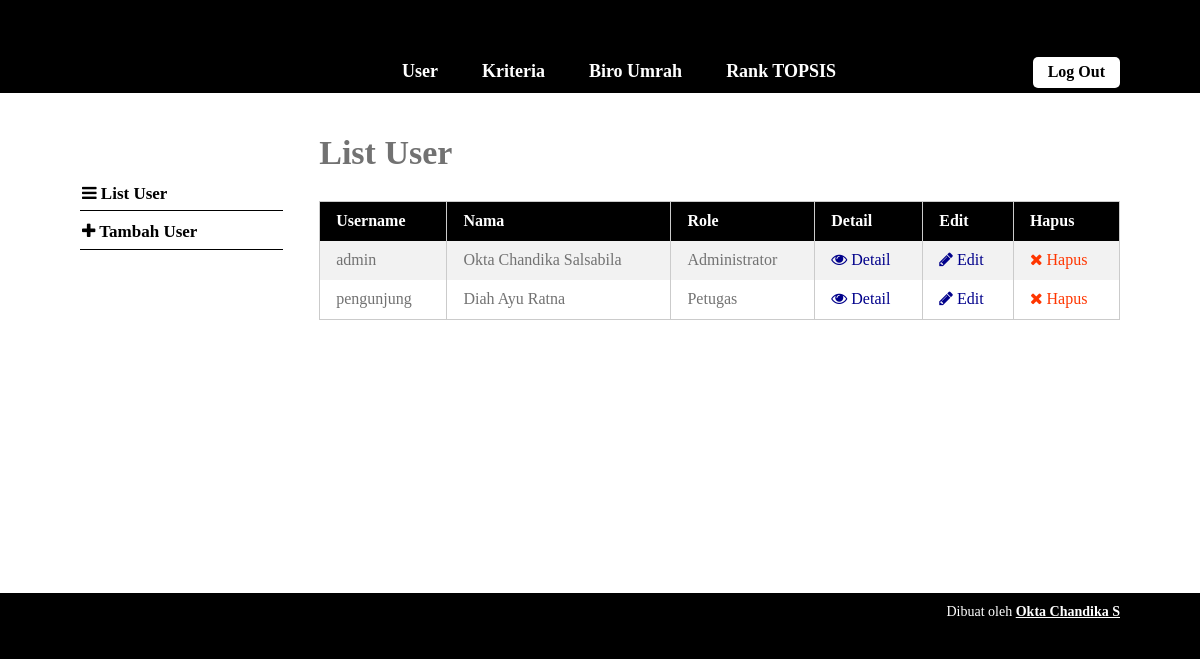
Before: /list-user.php (signed in) with the older database file.
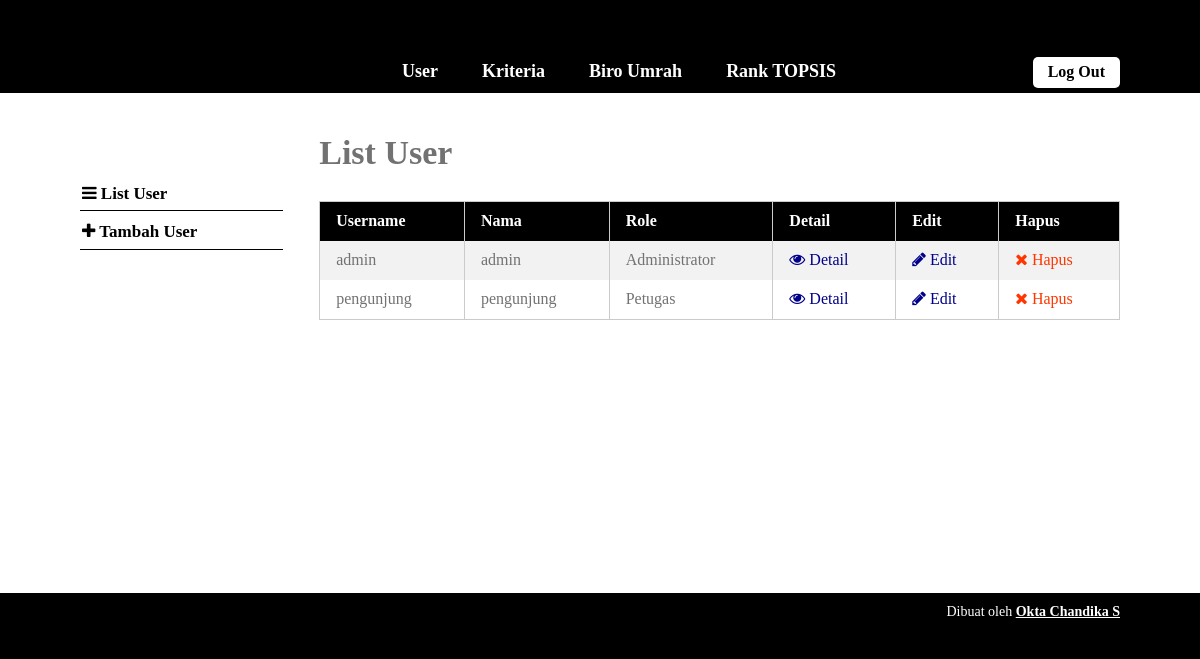
After: the same page with the newer database file.
### tables this page shows
CREATE TABLE `user` (
  `id_user` int(5) NOT NULL,
  `username` varchar(16) NOT NULL,
  `password` varchar(50) NOT NULL,
  `nama` varchar(70) NOT NULL,
  `email` varchar(50) DEFAULT NULL,
  `alamat` varchar(100) DEFAULT NULL,
  `role` char(1) NOT NULL
);

### includes/functions.php (called while the page is built, shortened)
<?php
function get_role() {
	if(isset($_SESSION['user_id']) && isset($_SESSION['role'])) {
		if($_SESSION['role'] == '1') {
			return 'admin';
		}
		else {
			return 'pengunjung';
		}
	} else {
		return false;
	}
}

### list-user.php (the view, shortened to what this page needs)
<?php require_once('includes/init.php'); ?>
<?php
require_once('template-parts/header.php');
?>
<div class="main-content-row">
<div class="container clearfix">
<?php
include_once('template-parts/sidebar-user.php');
?>
<div class="main-content the-content">
	<h1>List User</h1>
	<?php
		$query = $pdo->prepare('SELECT id_user, username, nama, role FROM user');
		$query->execute();
		$query->setFetchMode(PDO::FETCH_ASSOC);
		if($query->rowCount() > 0):
	?>
	<table class="pure-table pure-table-striped">
		<thead>
			<tr>
				<th>Username</th>
				<th>Nama</th>
				<th>Role</th>
				<th>Detail</th>
				<th>Edit</th>
				<th>Hapus</th>
			</tr>
		</thead>
		<tbody>
			<?php while($hasil = $query->fetch()): ?>
				<tr>
					<td><?php echo $hasil['username']; ?></td>
					<td><?php echo $hasil['nama']; ?></td>
					<td>
					<?php
					if($hasil['role'] == 1) {
						echo 'Administrator';
					} elseif($hasil['role'] == 2) {
						echo 'Petugas';
					}
					?>
					</td>
					<td><a href="single-user.php?id=<?php echo $hasil['id_user']; ?>"><span class="fa fa-eye"></span> Detail</a></td>
					<td><a href="edit-user.php?id=<?php echo $hasil['id_user']; ?>"><span class="fa fa-pencil"></span> Edit</a></td>
					<td><a href="hapus-user.php?id=<?php echo $hasil['id_user']; ?>" class="red yakin-hapus"><span class="fa fa-times"></span> Hapus</a></td>
				</tr>
			<?php endwhile; ?>
		</tbody>
	</table>
	<?php else: ?>
		<p>Maaf, belum ada data untuk user.</p>
	<?php endif; ?>
</div>
</div>
</div>
<?php
require_once('template-parts/footer.php');

### template-parts/header.php (shortened to what this page needs)
<!DOCTYPE html>
<head>
	<link rel="stylesheet" href="stylesheets/style.css">
</head>
<body>
	<div id="page">
	<header id="header">
		<div class="container clearfix">
			<div id="header-content" class="clearfix">
				<nav id="nav">
					<ul class="sf-menu">
						<?php $user_role = get_role(); ?>
						<?php if($user_role == 'admin'): ?>
							<li><a href="list-user.php">User</a></li>
							<li><a href="list-kriteria.php">Kriteria</a></li>
							<li><a href="list-biro-umrah.php">Biro Umrah</a></li>
							<li><a href="ranking-topsis.php">Rank TOPSIS</a>
							</li>
						<?php endif; ?>
					</ul>
				</nav>
				<div id="header-right">
					<?php if(isset($_SESSION['user_id'])): ?>
						<a href="logout.php" class="button">Log Out</a>
					<?php else: ?>
					<?php endif; ?>
				</div>
			</div>
		</div>
	</header>
	<div id="main">

### template-parts/sidebar-user.php
<aside class="sidebar">
	<div class="widget">
		<ul>
			<li><a href="list-user.php"><span class="fa fa-bars"></span> List User</a></li>
			<li><a href="tambah-user.php"><span class="fa fa-plus"></span> Tambah User</a></li>
		</ul>
	</div>
</aside>

### template-parts/footer.php (shortened to what this page needs)
	</div>
	<footer id="footer">
		<div class="container">
			<p>Dibuat oleh <a href="https://github.com/oktacs" target="_blank">Okta Chandika S</a></p>
		</div>
	</footer>
	</div>
</body>
</html>

### stylesheets/style.css (style rules this page uses)
html,body,div,span,applet,object,iframe,h1,h2,h3,h4,h5,h6,p,blockquote,pre,a,abbr,acronym,address,big,cite,code,del,dfn,em,img,ins,kbd,q,s,samp,small,strike,strong,sub,sup,tt,var,b,u,i,center,dl,dt,dd,ol,ul,li,fieldset,form,label,legend,table,caption,tbody,tfoot,thead,tr,th,td,article,aside,canvas,details,embed,figure,figcaption,footer,header,hgroup,menu,nav,output,ruby,section,summary,time,mark,audio,video { margin:0; padding:0; border:0; font-size:100%; vertical-align:baseline }
article,aside,details,figcaption,figure,footer,header,hgroup,menu,nav,section { display:block }
body { line-height:1 }
ol,ul { list-style:none }
table { border-collapse:collapse; border-spacing:0 }
*,*:before,*:after { -moz-box-sizing:border-box; -webkit-box-sizing:border-box; box-sizing:border-box }
.clearfix:before,.clearfix:after { content:" "; display:table }
.clear,.clearfix:after { clear:both }
a { color:#000000; text-decoration:none }
.container { max-width:1100px; margin:0 auto; position:relative; padding:0 30px }
body { background:#000000; font-family:"Calibri"; color:#727272; font-size:14px; line-height:1.3; font-weight:500 }
#page { background:#fff }
#header,#main,#footer { position:relative; z-index:2 }
#header { z-index:9 }
#page { position:relative }
h1,h2,h3,h4,h5,h6 { font-weight:300 }
.pure-table { border-collapse:collapse; border-spacing:0; empty-cells:show; border:1px solid #cbcbcb; width:100% }
.pure-table td,.pure-table th { border-left:1px solid #cbcbcb; border-width:0 0 0 1px; font-size:inherit; margin:0; overflow:visible; padding:0.5em 1em }
.pure-table td:first-child,.pure-table th:first-child { border-left-width:0 }
.pure-table thead { background-color:#000000; color:#fff; text-align:left; vertical-align:bottom }
.pure-table thead th { color:#fff }
.pure-table td { background-color:transparent }
.pure-table-striped tr:nth-child(2n-1) td { background-color:#f2f2f2 }
.the-content { font-size:16px; line-height:1.42857 }
.the-content a { color:#00008B }
.the-content h1,.the-content h2,.the-content h3,.the-content h4,.the-content h5,.the-content h6 { font-weight:700 }
.the-content h1 { font-size:34px; margin:0.8em 0 0.8em; padding:0; line-height:1.2 }
.the-content blockquote,.the-content table,.the-content p,.the-content ul,.the-content ol,.the-content dd,.the-content pre,.the-content iframe,.the-content .flxmap-container,.the-content hr { margin-bottom:1em }
.the-content table { margin-bottom:50px }
.the-content>h1:first-child,.the-content>h3:first-child,.the-content>h2:first-child { margin-top:0 }
.fa { display:inline-block; font:normal normal normal 14px/1 FontAwesome; font-size:inherit; text-rendering:auto; -webkit-font-smoothing:antialiased; -moz-osx-font-smoothing:grayscale }
.fa-remove:before,.fa-close:before,.fa-times:before { content:"\f00d" }
.fa-pencil:before { content:"\f040" }
.fa-plus:before { content:"\f067" }
.fa-eye:before { content:"\f06e" }
.fa-navicon:before,.fa-reorder:before,.fa-bars:before { content:"\f0c9" }
.sf-menu,.sf-menu * { margin:0; padding:0; list-style:none }
.sf-menu li { position:relative }
.sf-menu>li { float:left }
.sf-menu a { display:block; position:relative }
button,a { -webkit-transition:all .2s ease; -moz-transition:all .2s ease; -o-transition:all .2s ease; transition:all 0.2s ease }
span.red,a.red,.the-content span.red,.the-content a.red { color:#ff3600 }
.the-content .button,.button { background:#000000; color:#fff; display:inline-block; font-size:16px; font-weight:700; line-height:1.2; border:0; font-family:inherit; padding:7px 20px 9px; cursor:pointer; border-radius:5px }
#header { background:#000000 }
#header-content { float:right; width:750px; padding:55px 0 0 }
#nav { float:left }
#nav .sf-menu li { font-size:18px; font-weight:700; margin-left:20px }
#nav .sf-menu li a { color:#fff; padding:5px 12px 10px }
#header-right { float:right; padding-top:2px }
#header-content .button { background:#fff; color:#000000; padding:5px 15px 7px }
#main { min-height:500px }
.main-content { float:right; width:77%; padding:40px 0 }
.sidebar { float:left; width:19.5%; padding:80px 0 }
.widget li { font-size:17px; font-weight:700 }
.widget li a { display:block; border-bottom:1px solid #000000; padding:10px 2px 5px }
#footer { background:#000000; color:#ffffff; padding:10px 0; text-align:right }
#footer a { color:#ffffff; text-decoration:underline; font-weight:700 }

Changed rows visible on the page:
changed user "admin": nama "Okta Chandika Salsabila" → "admin"
changed user "pengunjung": nama "Diah Ayu Ratna" → "pengunjung"
